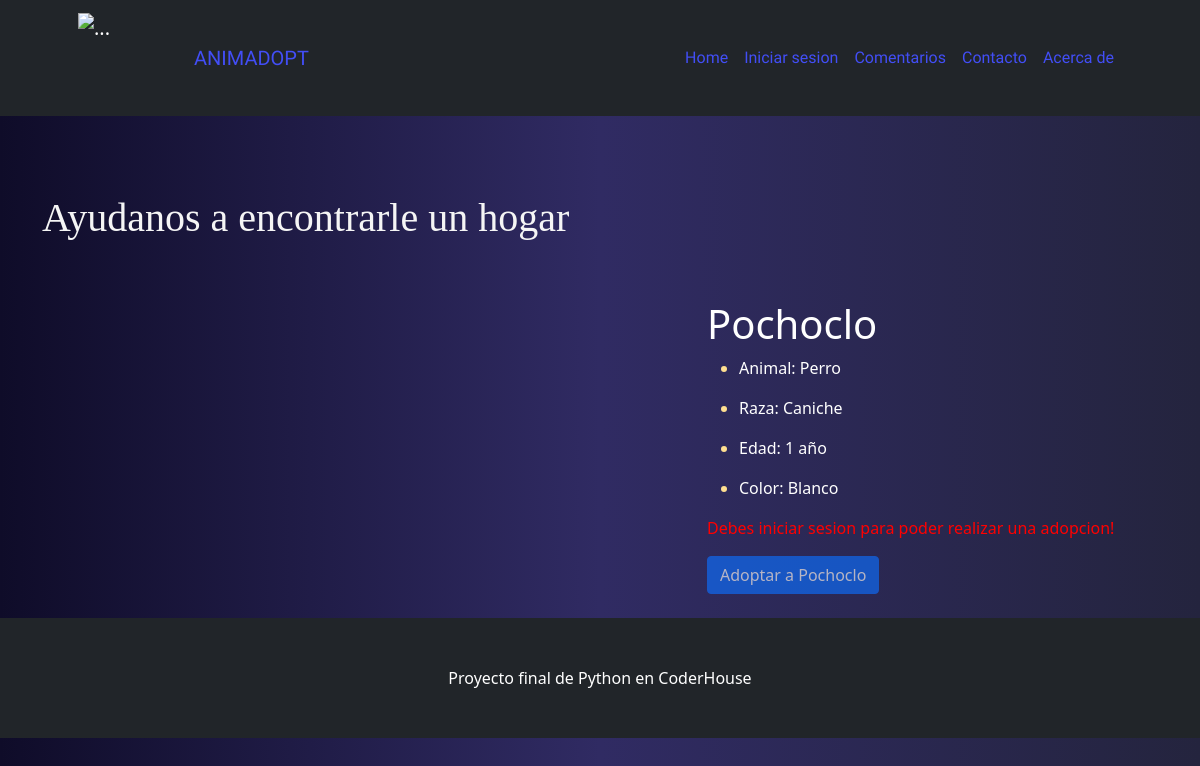
/mascota/5, run on the app's committed database.
### blogapp/models.py (models this page shows)
class Mascotass(models.Model):
    nombre = models.CharField(max_length=200)
    animal = models.CharField(max_length=200)
    raza = models.CharField(max_length=100)
    edad = models.CharField(max_length=100)
    color = models.CharField(max_length=200)
    imagen = models.ImageField(upload_to='fotosmascotas', null=True, blank=True)
    user = models.ForeignKey(User, on_delete=models.CASCADE)

### blogapp/views.py (the view)
# urls.py: path('mascota/<id>', mostrar_articulo_completo, name="mostrar-mascota"),
def mostrar_articulo_completo(request, id):
    mascotas = Mascotass.objects.get(id=id)
    return render(request, "blogapp/mostrar_articulo_completo.html", {"mascotas": mascotas})

### blogapp/templates/blogapp/mostrar_articulo_completo.html (shortened to what this page needs)
{% extends 'blogapp/base.html' %}
{% block contenido %}
<div class="container">
    <h1 style="color: whitesmoke;" class="fancy"> Ayudanos a encontrarle un hogar </h1>
    <div class="row">
      <div class="col-md-7">
      </div>
      <div class="col-md-5">
        <h1 style="color: white; margin-top: 50px;">{{mascotas.nombre}}</h1>
        <ul>
            <li style="color: rgb(255, 224, 145);" >
              <p style="color: white;">Animal: {{mascotas.animal}}</p>
            </li>
            <li style="color: rgb(255, 224, 145);" >
                <p style="color: white;">Raza: {{mascotas.raza}}</p>
            </li>
            <li style="color: rgb(255, 224, 145);" >
                <p style="color: white;">Edad: {{mascotas.edad}}</p>
            </li>
            <li style="color: rgb(255, 224, 145);">
                <p style="color: white;">Color: {{mascotas.color}}</p>
            </li>
        </ul>
        {% if request.user.is_authenticated%}
        <a class="btn btn-primary" href="{% url 'adoptar' mascotas.id %}">Adoptar a {{mascotas.nombre}} </a>
        {% else %}
        <p style="color: red">Debes iniciar sesion para poder realizar una adopcion!</p>
        <a class="btn btn-primary disabled" href="#">Adoptar a {{mascotas.nombre}} </a>
        {% endif %}
      </div>
    </div>
</div>
<br>
{% endblock %}

### blogapp/templates/blogapp/base.html (style rules this page uses)
body { background-image: linear-gradient(to right, #0f0c29, #302b63, #24243e); }

### blogapp/templates/blogapp/mostrar_articulo_completo.html (style rules this page uses)
.fancy { font-family: fantasy; margin-top: 7%; }

### data on the page
Mascotass: nombre "Pochoclo", animal "Perro", raza "Caniche", edad "1 año", color "Blanco"
